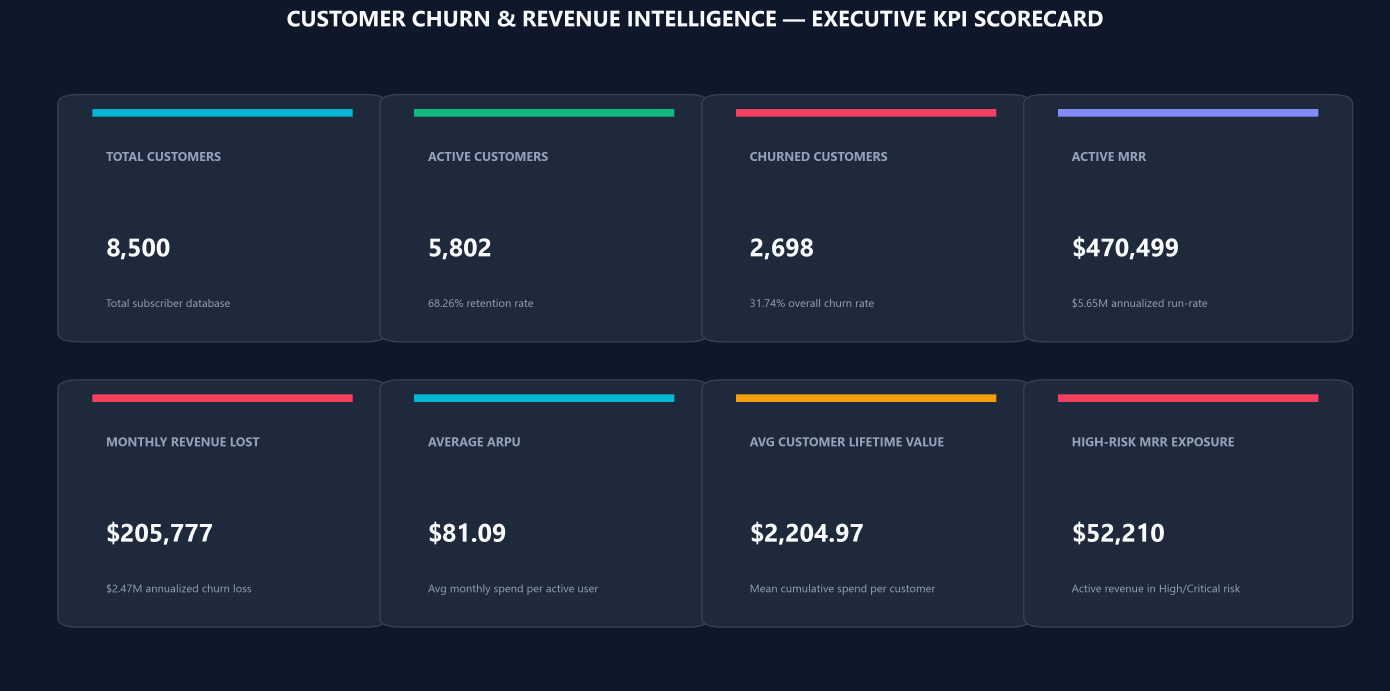
#> input picture 01_executive_kpi_summary.png, 4170 x 2073 px, found by its file name (shown at 1/3 size)
$ python generate_executive_pdf.py
#> lines starting #> are read from the running program, lines starting #| are printed output that depends on the picture
"""
Customer Churn & Revenue Intelligence - Native PDF Executive Report Compiler
Generates 'Reports/Business_Insights.pdf' using matplotlib's PdfPages.
File: Reports/generate_executive_pdf.py
"""

import matplotlib.pyplot as plt
from matplotlib.backends.backend_pdf import PdfPages
from matplotlib.patches import FancyBboxPatch, Rectangle
import matplotlib.image as mpimg
import os

pdf_path = 'Reports/Business_Insights.pdf'

BG_DARK = '#0F172A'       # Slate 900
PANEL_DARK = '#1E293B'    # Slate 800
BORDER_COLOR = '#334155'  # Slate 700
TEXT_WHITE = '#F8FAFC'
TEXT_MUTED = '#94A3B8'
ACCENT_CYAN = '#06B6D4'
ACCENT_PURPLE = '#818CF8'
COLOR_CHURN = '#F43F5E'   # Rose 500
COLOR_RETAIN = '#10B981'  # Emerald 500
COLOR_WARN = '#F59E0B'    # Amber 500

with PdfPages(pdf_path) as pdf:
    # -------------------------------------------------------------------------
    # PAGE 1: EXECUTIVE BRIEFING, SCORECARD & INSIGHTS 1-5
    # -------------------------------------------------------------------------
    fig = plt.figure(figsize=(8.27, 11.69), facecolor=BG_DARK) # Standard A4
    ax = fig.add_axes([0, 0, 1, 1])
    ax.set_facecolor(BG_DARK)
    ax.axis('off')

    # Header Banner
    banner = FancyBboxPatch((0.05, 0.90), 0.90, 0.08, facecolor=PANEL_DARK, edgecolor=BORDER_COLOR,
                            boxstyle="round,pad=0.01", transform=ax.transAxes)
    ax.add_patch(banner)
    accent_strip = Rectangle((0.05, 0.90), 0.012, 0.08, facecolor=ACCENT_CYAN, edgecolor='none', transform=ax.transAxes)
    ax.add_patch(accent_strip)

    ax.text(0.08, 0.95, "CUSTOMER CHURN & REVENUE INTELLIGENCE", color=TEXT_WHITE,
            fontsize=15, fontweight='bold', transform=ax.transAxes)
    ax.text(0.08, 0.925, "Executive Business Insights & Strategic Monetization Report",
            color=ACCENT_CYAN, fontsize=10, fontweight='semibold', transform=ax.transAxes)
    ax.text(0.08, 0.908, "Scope: 8,500 Accounts | \\$18.74M Historical Invoiced | \\$470.5K MRR | Date: January 2026",
            color=TEXT_MUTED, fontsize=8, transform=ax.transAxes)

    # KPI Scorecard Cards (4 cards)
    cards = [
        ("ACTIVE CUSTOMERS", "5,802", "68.26% Retention", COLOR_RETAIN),
        ("OVERALL CHURN", "31.74%", "2,698 Accounts Lost", COLOR_CHURN),
        ("ACTIVE MRR", "\\$470,499", "\\$5.65M Annual Run-Rate", ACCENT_PURPLE),
        ("MONTHLY REVENUE LOST", "\\$205,777", "\\$2.47M Annual Churn Bleed", COLOR_CHURN),
    ]
    for i, (title, val, sub, col) in enumerate(cards):
        x = 0.05 + i * 0.23
        y = 0.81
        c_patch = FancyBboxPatch((x, y), 0.21, 0.07, facecolor=PANEL_DARK, edgecolor=BORDER_COLOR,
                                 boxstyle="round,pad=0.008", transform=ax.transAxes)
        ax.add_patch(c_patch)
        t_bar = Rectangle((x, y + 0.065), 0.21, 0.005, facecolor=col, edgecolor='none', transform=ax.transAxes)
        ax.add_patch(t_bar)
        ax.text(x + 0.015, y + 0.048, title, color=TEXT_MUTED, fontsize=6.5, fontweight='bold', transform=ax.transAxes)
        ax.text(x + 0.015, y + 0.022, val, color=TEXT_WHITE, fontsize=12, fontweight='bold', transform=ax.transAxes)
        ax.text(x + 0.015, y + 0.007, sub, color=TEXT_MUTED, fontsize=6.5, transform=ax.transAxes)

    # Executive Summary Paragraph
    ax.text(0.05, 0.775, "EXECUTIVE SUMMARY", color=ACCENT_CYAN, fontsize=11, fontweight='bold', transform=ax.transAxes)
    summary_text = (
        "This analytics investigation profiles 8,500 subscriber accounts across 18 behavioral and financial dimensions.\n"
        "The company is currently losing \\$205,776.91 every month (\\$2.47M ARR) to customer churn. Over 94% of this loss\n"
        "is concentrated in Month-to-Month contracts, with payment friction and customer support escalation acting as primary catalysts."
    )
    ax.text(0.05, 0.725, summary_text, color=TEXT_WHITE, fontsize=8.5, linespacing=1.4, transform=ax.transAxes)

    # Top Insights 1 to 5
    ax.text(0.05, 0.695, "TOP 5 ANALYTICAL FINDINGS", color=ACCENT_CYAN, fontsize=11, fontweight='bold', transform=ax.transAxes)

    insights_p1 = [
        ("1. Month-to-Month Contract Vulnerability (The Primary Churn Driver)",
         "Month-to-Month customers churn at 40.7% vs 11.1% for 1-Year and 3.2% for 2-Year contracts.\n"
         "This cohort accounts for 94.8% of all churn (2,558 accounts) and \\$196,712/mo (\\$2.36M ARR) in lost revenue.",
         COLOR_CHURN),
        ("2. Electronic Check Payment Friction (42.4% of Total Lost Revenue)",
         "Month-to-Month users paying via Electronic Check suffer an 84.85% churn rate (1,131 churned accounts),\n"
         "bleeding \\$87,348.18/mo (\\$1.05M ARR). Lack of automatic renewal forces monthly friction and cancellation.",
         COLOR_CHURN),
        ("3. The Critical 0–6 Month Onboarding Cliff (47.2% of All Exits)",
         "Attrition is heavily front-loaded: 71.37% of customers in Months 0–6 churn (1,274 exits).\n"
         "Beyond 24 months, churn drops below 12%, and beyond 48 months collapses to 3.57%. Early onboarding is decisive.",
         COLOR_WARN),
        ("4. Support Ticket Escalation Tipping Point (Operational Friction)",
         "Churn escalates from 25.68% (0 tickets) to 40.52% (3 tickets) and 80%+ (5+ tickets).\n"
         "Unresolved technical tickets represent \\$58,410 in monthly lost MRR. First-contact resolution is critical.",
         COLOR_WARN),
        ("5. Revenue Concentration & Deciles (Pareto 80/20 Rule)",
         "The top 20% of subscribers generate 51.29% of total lifetime revenue (\\$9.61M of \\$18.74M total).\n"
         "Protecting high-decile accounts through dedicated white-glove retention programs is vital to balance sheet stability.",
         ACCENT_PURPLE),
    ]

    y_pos = 0.655
    for title, desc, col in insights_p1:
        box = FancyBboxPatch((0.05, y_pos - 0.055), 0.90, 0.065, facecolor=PANEL_DARK, edgecolor=BORDER_COLOR,
                             boxstyle="round,pad=0.006", transform=ax.transAxes)
        ax.add_patch(box)
        strip = Rectangle((0.05, y_pos - 0.055), 0.008, 0.065, facecolor=col, edgecolor='none', transform=ax.transAxes)
        ax.add_patch(strip)
        ax.text(0.07, y_pos - 0.008, title, color=TEXT_WHITE, fontsize=8.5, fontweight='bold', transform=ax.transAxes)
        ax.text(0.07, y_pos - 0.045, desc, color=TEXT_MUTED, fontsize=7.5, linespacing=1.3, transform=ax.transAxes)
        y_pos -= 0.075

    # Embed Chart 01 (Executive KPI Summary) at bottom of Page 1
    if os.path.exists('Visualizations/01_executive_kpi_summary.png'):
        img = mpimg.imread('Visualizations/01_executive_kpi_summary.png')
#> img is the input picture: shape (2073, 4170, 4) float32; mean R, G, B, A 0.121, 0.16, 0.232, 1
        ax_img = fig.add_axes([0.05, 0.04, 0.90, 0.23])
        ax_img.imshow(img)
        ax_img.axis('off')

    pdf.savefig(fig, facecolor=BG_DARK)
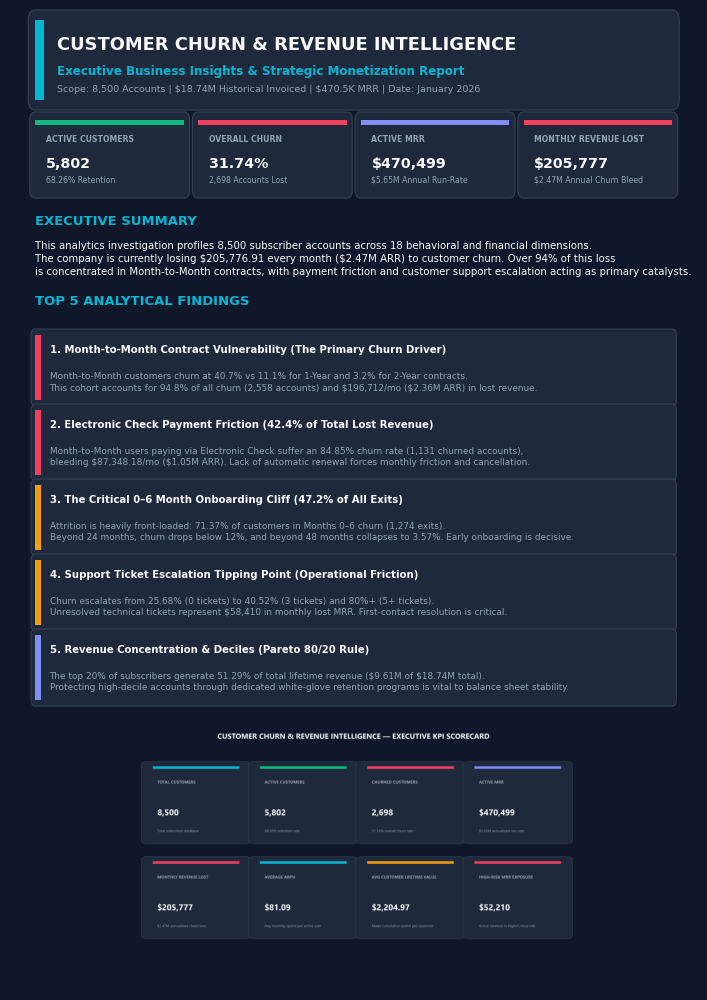
#> figure drawn by matplotlib, 2 panels
    plt.close()

    # -------------------------------------------------------------------------
    # PAGE 2: INSIGHTS 6-10, RECOMMENDATIONS & FINANCIAL MODEL
    # -------------------------------------------------------------------------
    fig = plt.figure(figsize=(8.27, 11.69), facecolor=BG_DARK)
    ax = fig.add_axes([0, 0, 1, 1])
    ax.set_facecolor(BG_DARK)
    ax.axis('off')

    # Top Banner
    ax.text(0.05, 0.95, "PART II: ADVANCED INSIGHTS, RETENTION PLAYBOOK & ROI", color=TEXT_WHITE,
            fontsize=13, fontweight='bold', transform=ax.transAxes)
    ax.text(0.05, 0.93, "Operational interventions, machine learning risk tiers, and revenue sensitivity model",
            color=ACCENT_CYAN, fontsize=8.5, transform=ax.transAxes)

    # Insights 6 to 10
    ax.text(0.05, 0.90, "ANALYTICAL FINDINGS 6 TO 10", color=ACCENT_CYAN, fontsize=10, fontweight='bold', transform=ax.transAxes)
    insights_p2 = [
        ("6. Primary Churn Reasons", "Competitor pricing (31.3% / \\$75.6K lost MRR), Poor support (23.9% / \\$46.8K lost), Competitor speed (16.3%)."),
        ("7. Tier Vulnerability", "Standard (\\$83.2K/mo lost) and Premium (\\$76.5K/mo lost) account for 77.6% of lost recurring revenue."),
        ("8. Platform Disengagement", "Customers with <20 usage hrs/mo churn at 48.76% vs 23.2% for 120+ hrs/mo users. Engagement decay precedes churn by 45 days."),
        ("9. Geographic Hotspots", "Texas metros (Dallas: 33.79%, San Antonio: 33.72%, Austin: 32.85%) experience highest churn due to local fiber price wars."),
        ("10. ML Risk Scoring Tiers", "647 active accounts hold >50% churn risk representing \\$52,210.16 MRR (\\$626.5K ARR) in immediate jeopardy today.")
    ]
    y_p2 = 0.865
    for title, desc in insights_p2:
        ax.text(0.05, y_p2, f"• {title}:", color=TEXT_WHITE, fontsize=8, fontweight='bold', transform=ax.transAxes)
        ax.text(0.30, y_p2, desc, color=TEXT_MUTED, fontsize=7.5, transform=ax.transAxes)
        y_p2 -= 0.025

    # 5 Strategic Recommendations Table
    ax.text(0.05, 0.725, "5 STRATEGIC ACTIONABLE RECOMMENDATIONS", color=ACCENT_CYAN, fontsize=10, fontweight='bold', transform=ax.transAxes)

    recs = [
        ("1. Payment & Contract Conversion", "Offer \\$10/mo credit for 6 mos to convert Electronic Check users to auto-pay credit card and annual contracts.", "+\\$21,800 / mo (\\$261.6K ARR)"),
        ("2. Overhaul First 90 Days Onboarding", "Deploy automated onboarding workflows, usage alerts, and dedicated setup calls for Standard/Premium.", "+\\$33,600 / mo (\\$403.2K ARR)"),
        ("3. Support Ticket Circuit Breaker", "Automated escalation to Senior Engineering and assignment of Retention Specialist on 2nd support ticket.", "+\\$17,500 / mo (\\$210.0K ARR)"),
        ("4. ML Proactive Retention Outreach", "Target the 647 flagged high-risk accounts using high_risk_customers_to_contact.csv with customized incentives.", "+\\$20,884 / mo (\\$250.6K ARR)"),
        ("5. Competitive Price-Match Incentive", "Empower frontline care agents with pre-approved 15% discount for 12-month re-commitment on competitor offers.", "+\\$26,440 / mo (\\$317.3K ARR)")
    ]

    y_rec = 0.685
    for title, act, roi in recs:
        r_box = FancyBboxPatch((0.05, y_rec - 0.038), 0.90, 0.048, facecolor=PANEL_DARK, edgecolor=BORDER_COLOR,
                               boxstyle="round,pad=0.005", transform=ax.transAxes)
        ax.add_patch(r_box)
        ax.text(0.065, y_rec, title, color=ACCENT_CYAN, fontsize=8, fontweight='bold', transform=ax.transAxes)
        ax.text(0.065, y_rec - 0.022, act, color=TEXT_MUTED, fontsize=7, transform=ax.transAxes)
        ax.text(0.74, y_rec - 0.012, roi, color=COLOR_RETAIN, fontsize=7.5, fontweight='bold', transform=ax.transAxes)
        y_rec -= 0.058

    # Financial Sensitivity Table
    ax.text(0.05, 0.385, "FINANCIAL RECOVERY SENSITIVITY MODEL", color=ACCENT_CYAN, fontsize=10, fontweight='bold', transform=ax.transAxes)
    sens_headers = ["Scenario", "Churn Rate", "Accounts Preserved", "Monthly MRR Saved", "Annual ARR Saved"]
    sens_rows = [
        ["Current Baseline", "31.74%", "5,802 Active", "\\$0.00", "\\$0.00"],
        ["Conservative Target (-2%)", "29.74%", "+170 Accounts", "+\\$13,785 / mo", "+\\$165,424 / yr"],
        ["Strategic Milestone (-5%)", "26.74%", "+425 Accounts", "+\\$34,463 / mo", "+\\$413,559 / yr"],
        ["Transformational (-10%)", "21.74%", "+850 Accounts", "+\\$68,927 / mo", "+\\$827,118 / yr"]
    ]
    # Draw simple table
    t_y = 0.355
    col_x = [0.05, 0.28, 0.44, 0.63, 0.81]
    for ci, h in enumerate(sens_headers):
        ax.text(col_x[ci], t_y, h, color=TEXT_WHITE, fontsize=7.5, fontweight='bold', transform=ax.transAxes)
    line1 = Rectangle((0.05, t_y - 0.006), 0.90, 0.002, facecolor=ACCENT_CYAN, edgecolor='none', transform=ax.transAxes)
    ax.add_patch(line1)

    t_y -= 0.025
    for row in sens_rows:
        is_highlight = "Strategic Milestone" in row[0]
        row_color = COLOR_RETAIN if is_highlight else TEXT_MUTED
        weight = 'bold' if is_highlight else 'normal'
        for ci, cell in enumerate(row):
            ax.text(col_x[ci], t_y, cell, color=row_color, fontsize=7.2, fontweight=weight, transform=ax.transAxes)
        t_y -= 0.022

    # Embed Chart 03 (Revenue by Subscription Plan) at bottom of Page 2
    if os.path.exists('Visualizations/03_revenue_by_subscription_plan.png'):
        img2 = mpimg.imread('Visualizations/03_revenue_by_subscription_plan.png')
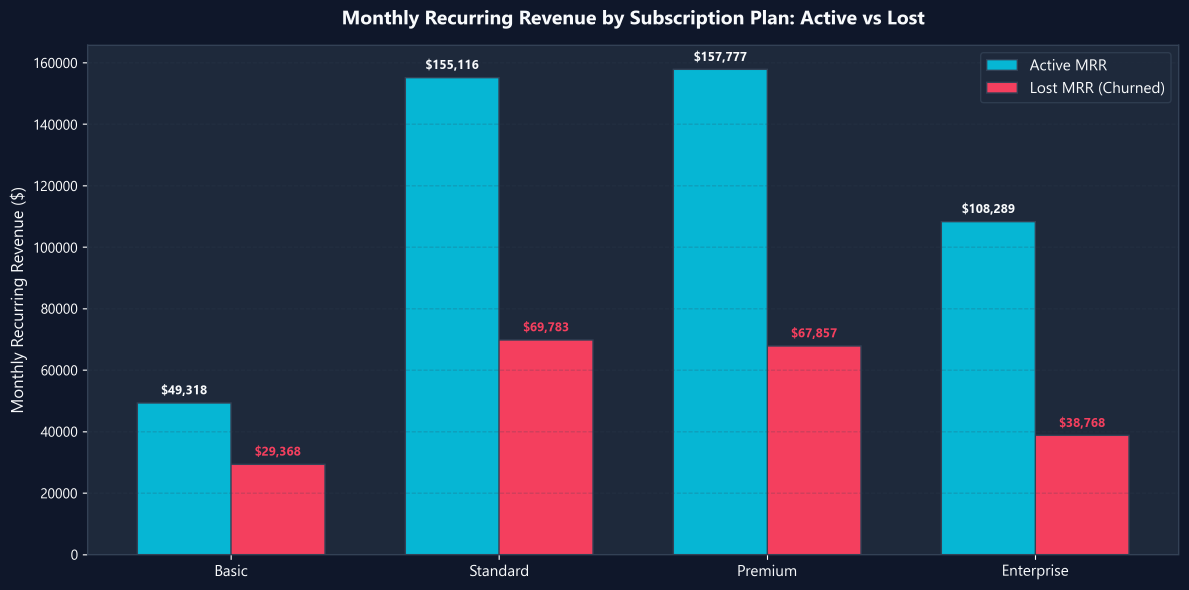
#> input picture 03_revenue_by_subscription_plan.png, 3566 x 1768 px, found by its file name (shown at 1/3 size)
#> img2 is the input picture: shape (1768, 3566, 4) float32; mean R, G, B, A 0.167, 0.274, 0.365, 1
        ax_img2 = fig.add_axes([0.05, 0.04, 0.90, 0.21])
        ax_img2.imshow(img2)
        ax_img2.axis('off')

    pdf.savefig(fig, facecolor=BG_DARK)
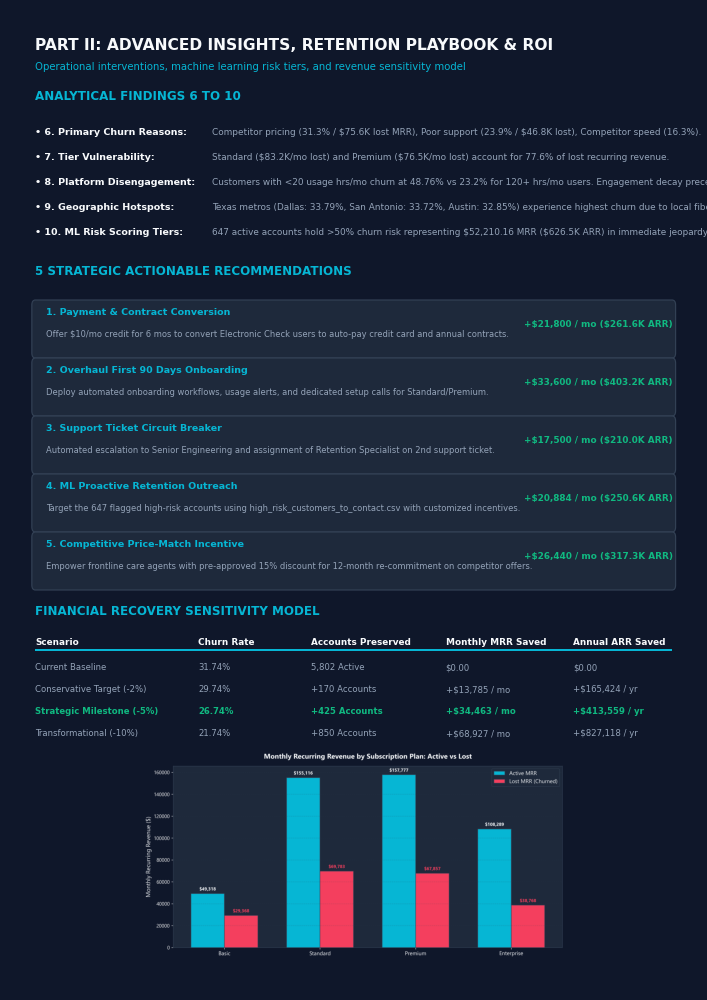
#> figure drawn by matplotlib, 2 panels
    plt.close()

print(f"Executive PDF report generated successfully: {pdf_path}")
size_kb = os.path.getsize(pdf_path) / 1024
print(f"File Size: {size_kb:.1f} KB")
